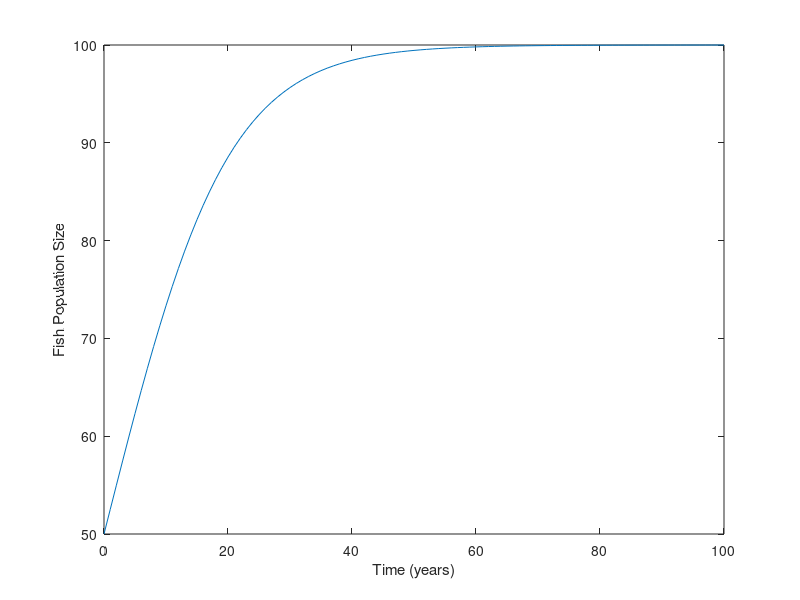

The MATLAB script that drew this image:
%MATLAB Population modeling with harvesting (fishery)

%This code simulates a very simplistic fishery. All the fish are in one
%place, and you can choose to harvest as many as you want.

%Can you manage the fishery sustainably?


%Imagine a fishery where the fish population grows logistically according
%to the equation:

%dN/dt = rN(1-N/K)

%where:     N = number of fish
%           t = time
%           r = population growth rate
%           K = carrying capacity


%Now, we will introduce a harvest term, H, which is the number of fish
%humans remove from the population by fishing:

%dN/dt = rN(1-N/K) - H


%Managers are often tasked with choosing this "H" so that the fishery is
%sustainable -- that is, so that the number of fish does not change from
%year to year.

%With a bit of algebra or calculus, you can arrive at the correct choice for H, 
%or you can play with the simulation below.



%Choose your parameters:
r = .1;     %Fish population growth rate
K = 100;    %Fish carrying capacity
N0 = K/2;   %Fish initial population size
t = 100;   %We'll let this run for a long time to see how you did

H = 0;  %Your choice of harvest rate


%Variables to hold data
time = linspace(0,t,t+1);
population = zeros(size(time));
harvest = zeros(size(time));

%Run the model
for i = 1:size(time,2)
   if i == 1
       population(i) = N0;
       harvest(i) = H;
   else
       population(i) = population(i-1) + (r*population(i-1)*(1-population(i-1)/K)-harvest(i-1));
       if population(i) > H
           harvest(i) = H;
       else
           harvest(i) = population(i);
       end
   end   
end


figure(2)
plot(time,population)
xlabel('Time (years)')
ylabel('Fish Population Size')


%Explore:   What happens if you "overfish" (i.e. H is too large)?
%           What happens if your fish population is destabilized (i.e.,
%           somehow your initial population gets bumped below K/2)?

      
